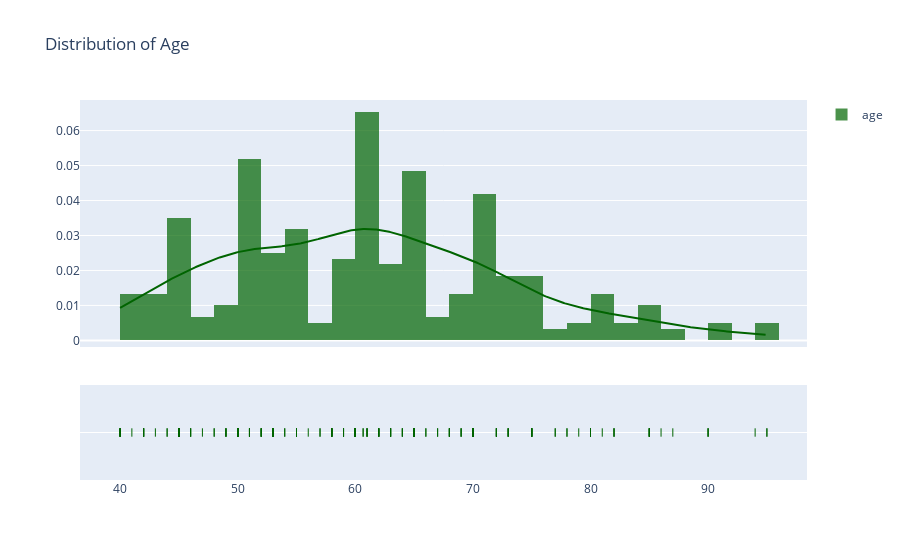

This figure's notebook cell:
### Markdown cell above
## 2. Distribution of Age

### Code cell
hist_data = [heart_faliure_data["age"].values]
group_labels = ['age']

utils.constructDistPlot(hist_data = hist_data,
                        group_labels = group_labels,
                        title_text = "Distribution of Age",
                        bin_size = [2, 2],
                        colors = ['rgb(0, 100, 0)'],
                        export_to_png = True)

### Figure 1 — Plotly figure (JSON) as saved in the notebook; plotly's stock layout.template omitted (floating-point values rounded to 4 significant figures; data arrays with more than 128 entries replaced by an {"elided": "..."} marker saying what was removed)
{"data": [{"autobinx": false, "histnorm": "probability density", "legendgroup": "age", "marker": {"color": "rgb(0, 100, 0)"}, "name": "age", "opacity": 0.7, "x": {"elided": "299 float values"}, "xaxis": "x", "xbins": {"end": 95, "size": 2, "start": 40}, "yaxis": "y", "type": "histogram"}, {"legendgroup": "age", "marker": {"color": "rgb(0, 100, 0)"}, "mode": "lines", "name": "age", "showlegend": false, "x": {"elided": "500 float values"}, "xaxis": "x", "y": {"elided": "500 float values"}, "yaxis": "y", "type": "scatter"}, {"legendgroup": "age", "marker": {"color": "rgb(0, 100, 0)", "symbol": "line-ns-open"}, "mode": "markers", "name": "age", "showlegend": false, "x": {"elided": "299 float values"}, "xaxis": "x", "y": {"elided": "299 str values"}, "yaxis": "y2", "type": "scatter"}], "layout": {"barmode": "overlay", "hovermode": "closest", "legend": {"traceorder": "reversed"}, "xaxis": {"anchor": "y2", "domain": [0, 1], "zeroline": false}, "yaxis": {"anchor": "free", "domain": [0.35, 1], "position": 0}, "yaxis2": {"anchor": "x", "domain": [0, 0.25], "dtick": 1, "showticklabels": false}, "title": {"text": "Distribution of Age"}}}
